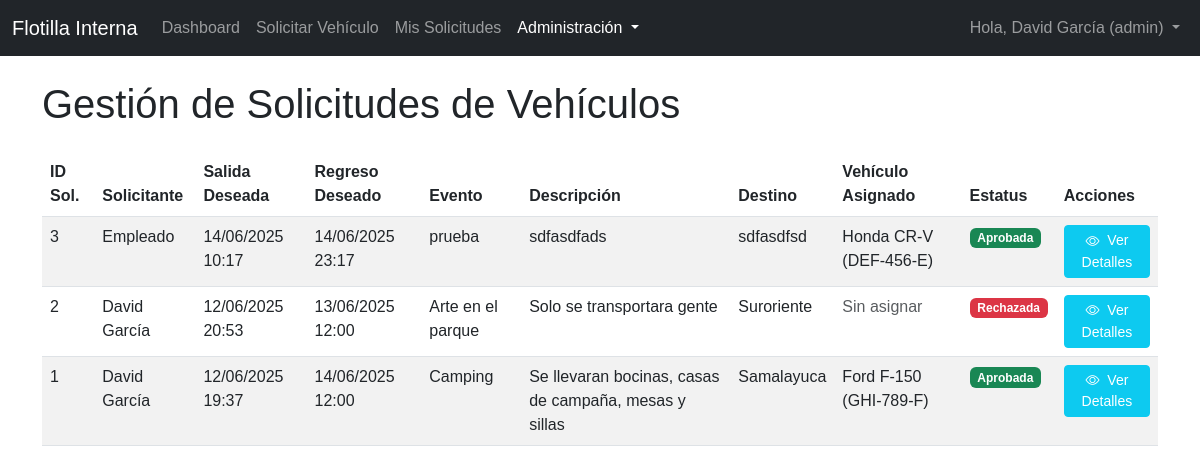
Page /gestion_solicitudes.php (signed in) on the committed database.
### tables this page shows
CREATE TABLE `solicitudes_vehiculos` (
  `id` int(11) NOT NULL,
  `usuario_id` int(11) NOT NULL,
  `vehiculo_id` int(11) DEFAULT NULL,
  `fecha_salida_solicitada` datetime NOT NULL,
  `fecha_regreso_solicitada` datetime NOT NULL,
  `descripcion` text NOT NULL,
  `destino` varchar(255) NOT NULL,
  `evento` varchar(255) NOT NULL,
  `estatus_solicitud` enum('pendiente','aprobada','rechazada','en_curso','completada','cancelada') NOT NULL DEFAULT 'pendiente',
  `fecha_aprobacion` datetime DEFAULT NULL,
  `aprobado_por` int(11) DEFAULT NULL,
  `observaciones_aprobacion` text DEFAULT NULL,
  `fecha_creacion` datetime DEFAULT current_timestamp()
);

CREATE TABLE `usuarios` (
  `id` int(11) NOT NULL,
  `nombre` varchar(255) NOT NULL,
  `correo_electronico` varchar(255) NOT NULL,
  `password` varchar(255) DEFAULT NULL,
  `rol` enum('admin','empleado','flotilla_manager') NOT NULL DEFAULT 'empleado',
  `estatus_cuenta` enum('pendiente_aprobacion','activa','rechazada','inactiva') NOT NULL DEFAULT 'pendiente_aprobacion',
  `estatus_usuario` enum('activo','amonestado','suspendido') NOT NULL DEFAULT 'activo',
  `google_id` varchar(255) DEFAULT NULL,
  `fecha_creacion` datetime DEFAULT current_timestamp(),
  `ultima_sesion` datetime DEFAULT NULL
);

CREATE TABLE `vehiculos` (
  `id` int(11) NOT NULL,
  `marca` varchar(100) NOT NULL,
  `modelo` varchar(100) NOT NULL,
  `anio` int(11) NOT NULL,
  `placas` varchar(20) NOT NULL,
  `vin` varchar(255) DEFAULT NULL,
  `tipo_combustible` enum('Gasolina','Diésel','Eléctrico','Híbrido') NOT NULL,
  `kilometraje_actual` int(11) NOT NULL DEFAULT 0,
  `estatus` enum('disponible','en_uso','en_mantenimiento','inactivo') NOT NULL DEFAULT 'disponible',
  `ubicacion_actual` varchar(255) DEFAULT NULL,
  `observaciones` text DEFAULT NULL,
  `fecha_registro` datetime DEFAULT current_timestamp()
);

### public/gestion_solicitudes.php (the view, shortened to what this page needs)
<?php
$db = connectDB();
$solicitudes = [];
if ($db) {
    try {
        $stmt = $db->query("
            SELECT
                s.id AS solicitud_id,
                u.nombre AS usuario_nombre,
                s.fecha_salida_solicitada,
                s.fecha_regreso_solicitada,
                s.evento,
                s.descripcion,
                s.destino,
                s.estatus_solicitud,
                s.observaciones_aprobacion,
                v.marca,
                v.modelo,
                v.placas,
                v.id AS vehiculo_actual_id
            FROM solicitudes_vehiculos s
            JOIN usuarios u ON s.usuario_id = u.id
            LEFT JOIN vehiculos v ON s.vehiculo_id = v.id
            ORDER BY s.fecha_creacion DESC
        ");
        $solicitudes = $stmt->fetchAll(PDO::FETCH_ASSOC);
    } catch (PDOException $e) {
        error_log("Error al cargar datos para gestión de solicitudes: " . $e->getMessage());
        $error_message = 'No se pudieron cargar las solicitudes o vehículos.';
    }
}
?>
<!DOCTYPE html>
<html lang="es">
<head>
    <link href="https://cdn.jsdelivr.net/npm/bootstrap@5.3.0/dist/css/bootstrap.min.css" rel="stylesheet">
    <link rel="stylesheet" href="css/style.css">
    <link rel="stylesheet" href="https://cdn.jsdelivr.net/npm/bootstrap-icons@1.11.3/font/bootstrap-icons.min.css">
</head>
<body>
    <?php
    require_once '../app/includes/navbar.php';
    ?>
    <div class="container mt-4">
        <h1 class="mb-4">Gestión de Solicitudes de Vehículos</h1>
        <?php if (empty($solicitudes)): ?>
            <div class="alert alert-info" role="alert">
                No hay solicitudes de vehículos para mostrar.
            </div>
        <?php else: ?>
            <div class="table-responsive">
                <table class="table table-striped table-hover">
                    <thead>
                        <tr>
                            <th>ID Sol.</th>
                            <th>Solicitante</th>
                            <th>Salida Deseada</th>
                            <th>Regreso Deseado</th>
                            <th>Evento</th>
                            <th>Descripción</th>
                            <th>Destino</th>
                            <th>Vehículo Asignado</th>
                            <th>Estatus</th>
                            <th>Acciones</th>
                        </tr>
                    </thead>
                    <tbody>
                        <?php foreach ($solicitudes as $solicitud): ?>
                            <tr>
                                <td><?php echo htmlspecialchars($solicitud['solicitud_id']); ?></td>
                                <td><?php echo htmlspecialchars($solicitud['usuario_nombre']); ?></td>
                                <td><?php echo date('d/m/Y H:i', strtotime($solicitud['fecha_salida_solicitada'])); ?></td>
                                <td><?php echo date('d/m/Y H:i', strtotime($solicitud['fecha_regreso_solicitada'])); ?></td>
                                <td><?php echo htmlspecialchars($solicitud['evento']); ?></td>
                                <td><?php echo htmlspecialchars($solicitud['descripcion']); ?></td>
                                <td><?php echo htmlspecialchars($solicitud['destino']); ?></td>
                                <td>
                                    <?php if ($solicitud['marca']): ?>
                                        <?php echo htmlspecialchars($solicitud['marca'] . ' ' . $solicitud['modelo'] . ' (' . $solicitud['placas'] . ')'); ?>
                                    <?php else: ?>
                                        <span class="text-muted">Sin asignar</span>
                                    <?php endif; ?>
                                </td>
                                <td>
                                    <?php
                                    $status_class = '';
                                    switch ($solicitud['estatus_solicitud']) {
                                        case 'aprobada':
                                            $status_class = 'badge bg-success';
                                            break;
                                        case 'rechazada':
                                            $status_class = 'badge bg-danger';
                                            break;
                                    }
                                    ?>
                                    <span class="<?php echo $status_class; ?>"><?php echo htmlspecialchars(ucfirst($solicitud['estatus_solicitud'])); ?></span>
                                </td>
                                <td>
                                    <?php if ($solicitud['estatus_solicitud'] === 'pendiente'): ?>
                                        <div class="table-actions-cell">
                                            <button type="button" class="btn btn-success btn-sm" data-bs-toggle="modal" data-bs-target="#approveRejectModal"
                                                data-solicitud-id="<?php echo $solicitud['solicitud_id']; ?>" data-action="aprobar"
                                                data-usuario="<?php echo htmlspecialchars($solicitud['usuario_nombre']); ?>"
                                                data-salida="<?php echo htmlspecialchars($solicitud['fecha_salida_solicitada']); ?>"
                                                data-regreso="<?php echo htmlspecialchars($solicitud['fecha_regreso_solicitada']); ?>"
                                                data-observaciones-aprobacion="<?php echo htmlspecialchars($solicitud['observaciones_aprobacion']); ?>"
                                                data-vehiculo-actual-id="<?php echo htmlspecialchars($solicitud['vehiculo_actual_id']); ?>"
                                                data-vehiculo-info-display="<?php echo htmlspecialchars($solicitud['marca'] ? $solicitud['marca'] . ' ' . $solicitud['modelo'] . ' (' . $solicitud['placas'] . ')' : 'Sin asignar'); ?>">
                                                <i class="bi bi-check-circle"></i> Aprobar
                                            </button>
                                            <button type="button" class="btn btn-danger btn-sm" data-bs-toggle="modal" data-bs-target="#approveRejectModal"
                                                data-solicitud-id="<?php echo $solicitud['solicitud_id']; ?>" data-action="rechazar"
                                                data-usuario="<?php echo htmlspecialchars($solicitud['usuario_nombre']); ?>"
                                                data-observaciones-aprobacion="<?php echo htmlspecialchars($solicitud['observaciones_aprobacion']); ?>">
                                                <i class="bi bi-x-circle"></i> Rechazar
                                            </button>
                                        </div>
                                    <?php else: ?>
                                        <button type="button" class="btn btn-info btn-sm text-white" data-bs-toggle="modal" data-bs-target="#viewDetailsModal"
                                            data-solicitud-id="<?php echo $solicitud['solicitud_id']; ?>"
                                            data-usuario="<?php echo htmlspecialchars($solicitud['usuario_nombre']); ?>"
                                            data-salida="<?php echo htmlspecialchars($solicitud['fecha_salida_solicitada']); ?>"
                                            data-regreso="<?php echo htmlspecialchars($solicitud['fecha_regreso_solicitada']); ?>"
                                            data-evento="<?php echo htmlspecialchars($solicitud['evento']); ?>"
                                            data-descripcion="<?php echo htmlspecialchars($solicitud['descripcion']); ?>"
                                            data-destino="<?php echo htmlspecialchars($solicitud['destino']); ?>"
                                            data-vehiculo="<?php echo htmlspecialchars($solicitud['marca'] ? $solicitud['marca'] . ' ' . $solicitud['modelo'] . ' (' . $solicitud['placas'] . ')' : 'Sin asignar'); ?>"
                                            data-estatus="<?php echo htmlspecialchars(ucfirst($solicitud['estatus_solicitud'])); ?>"
                                            data-observaciones-aprobacion="<?php echo htmlspecialchars($solicitud['observaciones_aprobacion']); ?>">
                                            <i class="bi bi-eye"></i> Ver Detalles
                                        </button>
                                    <?php endif; ?>
                                </td>
                            </tr>
                        <?php endforeach; ?>
                    </tbody>
                </table>
            </div>
        <?php endif; ?>
    </div>
</body>
</html>

### public/css/style.css (style rules this page uses)
body { font-family: Arial, sans-serif; }
.btn i.bi { vertical-align: middle; margin-right: 0.25rem; }

### rows in the picture
solicitudes_vehiculos: id "3", usuario.nombre "Empleado", fecha_salida_solicitada "14/06/2025 10:17", fecha_regreso_solicitada "14/06/2025 23:17", evento "prueba", descripcion "sdfasdfads", destino "sdfasdfsd", vehiculo.placas "Honda CR-V (DEF-456-E)", estatus_solicitud "Aprobada"
solicitudes_vehiculos: id "2", usuario.nombre "David García", fecha_salida_solicitada "12/06/2025 20:53", fecha_regreso_solicitada "13/06/2025 12:00", evento "Arte en el parque", descripcion "Solo se transportara gente", destino "Suroriente", shows "Sin asignar", estatus_solicitud "Rechazada"
solicitudes_vehiculos: id "1", usuario.nombre "David García", fecha_salida_solicitada "12/06/2025 19:37", fecha_regreso_solicitada "14/06/2025 12:00", evento "Camping", descripcion "Se llevaran bocinas, casas de campaña, mesas y sillas", destino "Samalayuca", vehiculo.placas "Ford F-150 (GHI-789-F)", estatus_solicitud "Aprobada"

### other values in the picture
$nombre_usuario_sesion "David García"
$rol_usuario_sesion "admin"
